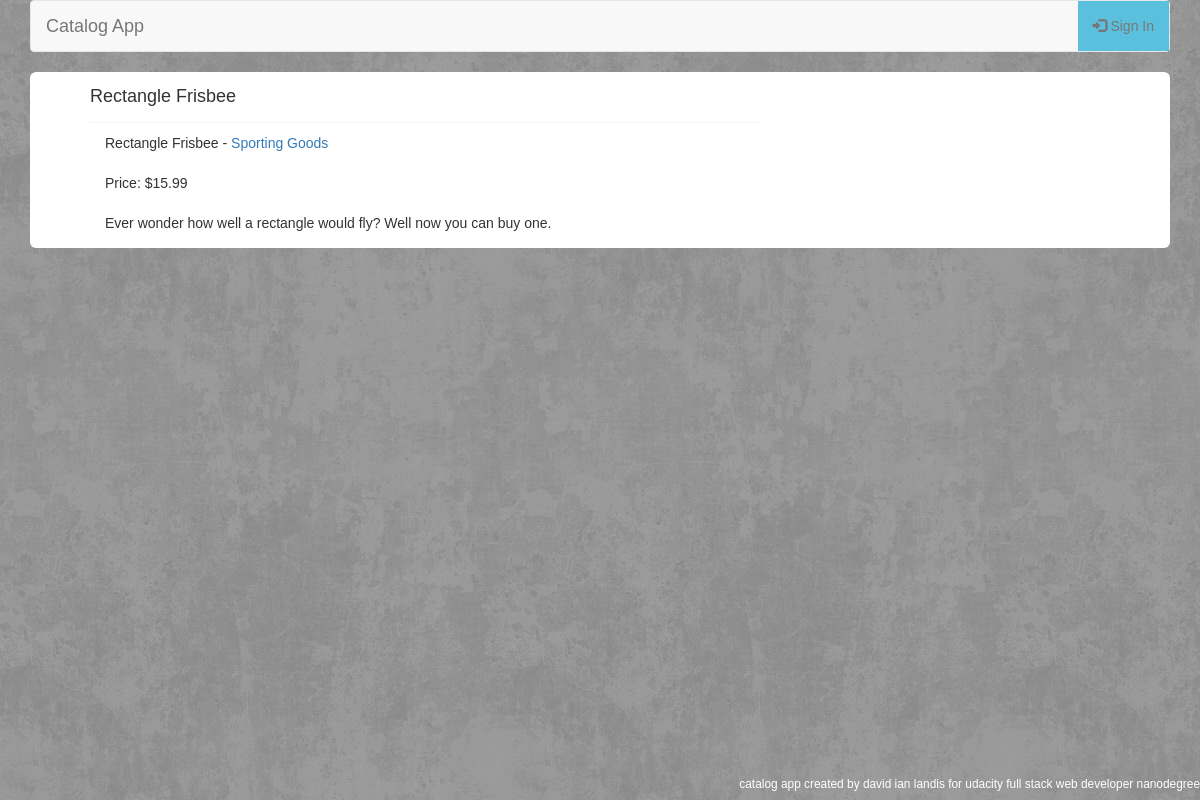
The app's page /item/3/ with its own data.
### database_setup.py (models this page shows, shortened)
class Item(Base):
    __tablename__ = 'item'
    id = Column(Integer, primary_key = True)
    name =Column(String(80), nullable = False)
    description = Column(String(250))
    price = Column(String(8))
    picture = Column(String(250))
    category_id = Column(Integer,ForeignKey('category.id'))
    category = relationship(Category)
    user_id = Column(Integer,ForeignKey('user.id'))
    user = relationship(User)
    created_date = Column(DateTime, default=datetime.datetime.utcnow)

class Category(Base):
    __tablename__ = 'category'
    id = Column(Integer, primary_key=True)
    name = Column(String(250), nullable=False)
    user_id = Column(Integer,ForeignKey('user.id'))
    user = relationship(User)

### application.py (the view)
@app.route('/item/<int:item_id>/')
def showItem(item_id):
    item = session.query(Item).filter_by(id = item_id).one()
    template = 'showItemPublic.html'
    if 'username' in login_session and item.user_id == login_session['user_id']:
        template = 'showItem.html'
    return render_template(template, item = item)

### templates/showItemPublic.html (shortened to what this page needs)
{% extends "main.html" %}
{% block content %}
{% include "header.html" %}
    <div class="jumbotron">
        <div class="row">
            <div class="col-sm-8">
                <h4 class="inline">{{item.name}}</h4>
                <div class="container border-top">
                    {{item.name}} - <a href="{{url_for('showCategory', category_id = item.category.id)}}">{{item.category.name}}</a>
                    <br/><br/>
                    Price: {{item.price}}
                    <br/><br/>
                    {{item.description}}
                </div>
            </div>
        </div>
    </div>
{% endblock %}

### static/styles.css (style rules this page uses)
body { font-family: Arial, sans-serif; background-color: #f4f4f4; background-image: url('bg.jpg'); background-repeat: repeat; }
.jumbotron { background-color:#fff; padding-top:15px;padding-bottom:15px; }
.inline { display:inline; }
.border-top { border-top:1px solid #f4f4f4; margin-top:15px; padding-top:10px; }

### records on screen
Item: name "Rectangle Frisbee", price "$15.99", description "Ever wonder how well a rectangle would fly? Well now you can buy one."
Category: category.name "Sporting Goods"
